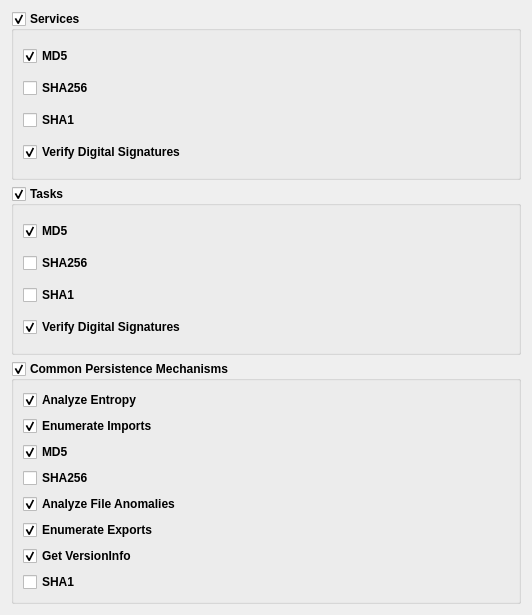
           <widget class="QWidget" name="scrollAreaWidgetContents_6">
            <property name="geometry">
             <rect>
              <x>0</x>
              <y>-156</y>
              <width>532</width>
              <height>615</height>
             </rect>
            </property>
            <layout class="QGridLayout" name="gridLayout_27">
             <item row="0" column="0">
              <widget class="QGroupBox" name="other_Services_group_2">
               <property name="font">
                <font>
                 <pointsize>9</pointsize>
                 <weight>75</weight>
                 <bold>true</bold>
                </font>
               </property>
               <property name="title">
                <string>Services</string>
               </property>
               <property name="flat">
                <bool>true</bool>
               </property>
               <property name="checkable">
                <bool>true</bool>
               </property>
               <property name="checked">
                <bool>true</bool>
               </property>
               <layout class="QGridLayout" name="gridLayout_28">
                <item row="0" column="0">
                 <widget class="QCheckBox" name="checkBox_133">
                  <property name="text">
                   <string>MD5</string>
                  </property>
                  <property name="checked">
                   <bool>true</bool>
                  </property>
                 </widget>
                </item>
                <item row="1" column="0">
                 <widget class="QCheckBox" name="checkBox_134">
                  <property name="text">
                   <string>SHA256</string>
                  </property>
                 </widget>
                </item>
                <item row="2" column="0">
                 <widget class="QCheckBox" name="checkBox_135">
                  <property name="text">
                   <string>SHA1</string>
                  </property>
                 </widget>
                </item>
                <item row="6" column="0">
                 <widget class="QCheckBox" name="checkBox_136">
                  <property name="text">
                   <string>Verify Digital Signatures</string>
                  </property>
                  <property name="checked">
                   <bool>true</bool>
                  </property>
                 </widget>
                </item>
               </layout>
              </widget>
             </item>
             <item row="2" column="0">
              <widget class="QGroupBox" name="other_Tasks_group_2">
               <property name="font">
                <font>
                 <pointsize>9</pointsize>
                 <weight>75</weight>
                 <bold>true</bold>
                </font>
               </property>
               <property name="title">
                <string>Tasks</string>
               </property>
               <property name="flat">
                <bool>true</bool>
               </property>
               <property name="checkable">
                <bool>true</bool>
               </property>
               <property name="checked">
                <bool>true</bool>
               </property>
               <layout class="QGridLayout" name="gridLayout_29">
                <item row="0" column="0">
                 <widget class="QCheckBox" name="checkBox_137">
                  <property name="text">
                   <string>MD5</string>
                  </property>
                  <property name="checked">
                   <bool>true</bool>
                  </property>
                 </widget>
                </item>
                <item row="1" column="0">
                 <widget class="QCheckBox" name="checkBox_138">
                  <property name="text">
                   <string>SHA256</string>
                  </property>
                 </widget>
                </item>
                <item row="2" column="0">
                 <widget class="QCheckBox" name="checkBox_139">
                  <property name="text">
                   <string>SHA1</string>
                  </property>
                 </widget>
                </item>
                <item row="3" column="0">
                 <widget class="QCheckBox" name="checkBox_140">
                  <property name="text">
                   <string>Verify Digital Signatures</string>
                  </property>
                  <property name="checked">
                   <bool>true</bool>
                  </property>
                 </widget>
                </item>
               </layout>
              </widget>
             </item>
             <item row="3" column="0">
              <widget class="QGroupBox" name="other_CommonPersistenceMechanisms_group_2">
               <property name="font">
                <font>
                 <pointsize>9</pointsize>
                 <weight>75</weight>
                 <bold>true</bold>
                </font>
               </property>
               <property name="title">
                <string>Common Persistence Mechanisms</string>
               </property>
               <property name="flat">
                <bool>true</bool>
               </property>
               <property name="checkable">
                <bool>true</bool>
               </property>
               <property name="checked">
                <bool>true</bool>
               </property>
               <layout class="QGridLayout" name="gridLayout_30">
                <item row="0" column="0">
                 <widget class="QCheckBox" name="checkBox_141">
                  <property name="text">
                   <string>Analyze Entropy</string>
                  </property>
                  <property name="checked">
                   <bool>true</bool>
                  </property>
                 </widget>
                </item>
                <item row="1" column="0">
                 <widget class="QCheckBox" name="checkBox_142">
                  <property name="text">
                   <string>Enumerate Imports</string>
                  </property>
                  <property name="checked">
                   <bool>true</bool>
                  </property>
                 </widget>
                </item>
                <item row="2" column="0">
                 <widget class="QCheckBox" name="checkBox_143">
                  <property name="text">
                   <string>MD5</string>
                  </property>
                  <property name="checked">
                   <bool>true</bool>
                  </property>
                 </widget>
                </item>
                <item row="3" column="0">
                 <widget class="QCheckBox" name="checkBox_144">
                  <property name="text">
                   <string>SHA256</string>
                  </property>
                 </widget>
                </item>
                <item row="5" column="0">
                 <widget class="QCheckBox" name="checkBox_145">
                  <property name="text">
                   <string>Enumerate Exports</string>
                  </property>
                  <property name="checked">
                   <bool>true</bool>
                  </property>
                 </widget>
                </item>
                <item row="4" column="0">
                 <widget class="QCheckBox" name="checkBox_146">
                  <property name="text">
                   <string>Analyze File Anomalies</string>
                  </property>
                  <property name="checked">
                   <bool>true</bool>
                  </property>
                 </widget>
                </item>
                <item row="6" column="0">
                 <widget class="QCheckBox" name="checkBox_147">
                  <property name="text">
                   <string>Get VersionInfo</string>
                  </property>
                  <property name="checked">
                   <bool>true</bool>
                  </property>
                 </widget>
                </item>
                <item row="7" column="0">
                 <widget class="QCheckBox" name="checkBox_148">
                  <property name="text">
                   <string>SHA1</string>
                  </property>
                 </widget>
                </item>
               </layout>
              </widget>
             </item>
            </layout>
           </widget>
